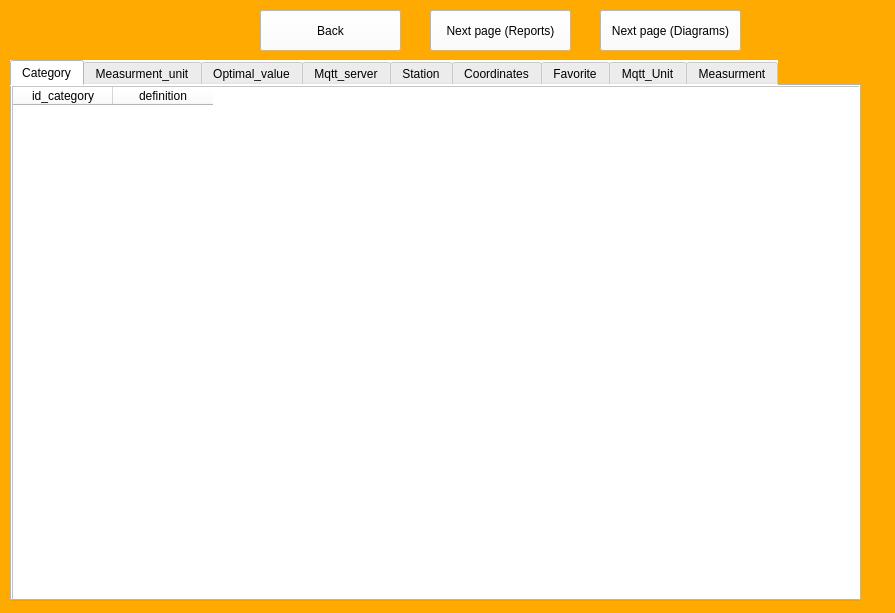
<?xml version="1.0" encoding="UTF-8"?>
<ui version="4.0">
 <class>MainWindow</class>
 <widget class="QMainWindow" name="MainWindow">
  <property name="geometry">
   <rect>
    <x>0</x>
    <y>0</y>
    <width>895</width>
    <height>613</height>
   </rect>
  </property>
  <property name="windowTitle">
   <string>*Congratulations Main Window*</string>
  </property>
  <property name="styleSheet">
   <string notr="true">background-color: rgb(255, 170, 0);</string>
  </property>
  <widget class="QWidget" name="centralwidget">
   <widget class="QPushButton" name="Back">
    <property name="geometry">
     <rect>
      <x>260</x>
      <y>10</y>
      <width>141</width>
      <height>41</height>
     </rect>
    </property>
    <property name="styleSheet">
     <string notr="true">background-color: rgb(255, 255, 255);</string>
    </property>
    <property name="text">
     <string>Back</string>
    </property>
   </widget>
   <widget class="QTabWidget" name="tabWidget">
    <property name="geometry">
     <rect>
      <x>10</x>
      <y>60</y>
      <width>851</width>
      <height>541</height>
     </rect>
    </property>
    <property name="styleSheet">
     <string notr="true">background-color: rgb(255, 255, 255);</string>
    </property>
    <property name="currentIndex">
     <number>0</number>
    </property>
    <widget class="QWidget" name="Category">
     <attribute name="title">
      <string>Category</string>
     </attribute>
     <widget class="QTableWidget" name="table_Category">
      <property name="geometry">
       <rect>
        <x>0</x>
        <y>0</y>
        <width>981</width>
        <height>531</height>
       </rect>
      </property>
      <property name="styleSheet">
       <string notr="true">background-color: rgb(255, 255, 255);</string>
      </property>
      <column>
       <property name="text">
        <string>id_category</string>
       </property>
      </column>
      <column>
       <property name="text">
        <string>definition</string>
       </property>
      </column>
     </widget>
    </widget>
    <widget class="QWidget" name="Measurment_unit">
     <attribute name="title">
      <string>Measurment_unit</string>
     </attribute>
     <widget class="QTableWidget" name="table_measurment_unit">
      <property name="geometry">
       <rect>
        <x>0</x>
        <y>-10</y>
        <width>981</width>
        <height>541</height>
       </rect>
      </property>
      <property name="styleSheet">
       <string notr="true">background-color: rgb(255, 255, 255);</string>
      </property>
      <attribute name="horizontalHeaderDefaultSectionSize">
       <number>131</number>
      </attribute>
      <column>
       <property name="text">
        <string>id_measured_unit</string>
       </property>
      </column>
      <column>
       <property name="text">
        <string>title</string>
       </property>
      </column>
      <column>
       <property name="text">
        <string>unit</string>
       </property>
      </column>
     </widget>
    </widget>
    <widget class="QWidget" name="Optimal_value">
     <attribute name="title">
      <string>Optimal_value</string>
     </attribute>
     <widget class="QTableWidget" name="table_Optimal_value">
      <property name="geometry">
       <rect>
        <x>0</x>
        <y>0</y>
        <width>981</width>
        <height>531</height>
       </rect>
      </property>
      <attribute name="horizontalHeaderDefaultSectionSize">
       <number>135</number>
      </attribute>
      <column>
       <property name="text">
        <string>id_category</string>
       </property>
      </column>
      <column>
       <property name="text">
        <string>id_measured_unit</string>
       </property>
      </column>
      <column>
       <property name="text">
        <string>bottom_border</string>
       </property>
      </column>
      <column>
       <property name="text">
        <string>upper_border</string>
       </property>
      </column>
     </widget>
    </widget>
    <widget class="QWidget" name="MQTT_Server">
     <attribute name="title">
      <string>Mqtt_server</string>
     </attribute>
     <widget class="QTableWidget" name="table_MQTT_Server">
      <property name="geometry">
       <rect>
        <x>0</x>
        <y>0</y>
        <width>981</width>
        <height>531</height>
       </rect>
      </property>
      <column>
       <property name="text">
        <string>id_server</string>
       </property>
      </column>
      <column>
       <property name="text">
        <string>url</string>
       </property>
      </column>
      <column>
       <property name="text">
        <string>status</string>
       </property>
      </column>
     </widget>
    </widget>
    <widget class="QWidget" name="Station">
     <attribute name="title">
      <string>Station</string>
     </attribute>
     <widget class="QTableWidget" name="table_Station">
      <property name="geometry">
       <rect>
        <x>0</x>
        <y>0</y>
        <width>981</width>
        <height>531</height>
       </rect>
      </property>
      <property name="styleSheet">
       <string notr="true">background-color: rgb(255, 255, 255);</string>
      </property>
      <column>
       <property name="text">
        <string>id_station</string>
       </property>
      </column>
      <column>
       <property name="text">
        <string>city</string>
       </property>
      </column>
      <column>
       <property name="text">
        <string>name_st</string>
       </property>
      </column>
      <column>
       <property name="text">
        <string>status</string>
       </property>
      </column>
      <column>
       <property name="text">
        <string>id_saveecobot</string>
       </property>
      </column>
      <column>
       <property name="text">
        <string>id_server</string>
       </property>
      </column>
     </widget>
    </widget>
    <widget class="QWidget" name="Coordinates">
     <attribute name="title">
      <string>Coordinates</string>
     </attribute>
     <widget class="QTableWidget" name="table_Coordinates">
      <property name="geometry">
       <rect>
        <x>0</x>
        <y>0</y>
        <width>981</width>
        <height>531</height>
       </rect>
      </property>
      <property name="styleSheet">
       <string notr="true">background-color: rgb(255, 255, 255);</string>
      </property>
      <column>
       <property name="text">
        <string>id_station</string>
       </property>
      </column>
      <column>
       <property name="text">
        <string>longitude</string>
       </property>
      </column>
      <column>
       <property name="text">
        <string>latitude</string>
       </property>
      </column>
     </widget>
    </widget>
    <widget class="QWidget" name="Favorite_station">
     <attribute name="title">
      <string>Favorite</string>
     </attribute>
     <widget class="QTableWidget" name="table_Favorite">
      <property name="geometry">
       <rect>
        <x>0</x>
        <y>0</y>
        <width>981</width>
        <height>531</height>
       </rect>
      </property>
      <property name="styleSheet">
       <string notr="true">background-color: rgb(255, 255, 255);</string>
      </property>
      <column>
       <property name="text">
        <string>id_station</string>
       </property>
      </column>
      <column>
       <property name="text">
        <string>user_name</string>
       </property>
      </column>
     </widget>
    </widget>
    <widget class="QWidget" name="MQTT_Unit">
     <attribute name="title">
      <string>Mqtt_Unit</string>
     </attribute>
     <widget class="QTableWidget" name="table_MQTT_Unit">
      <property name="geometry">
       <rect>
        <x>0</x>
        <y>0</y>
        <width>831</width>
        <height>511</height>
       </rect>
      </property>
      <property name="minimumSize">
       <size>
        <width>831</width>
        <height>481</height>
       </size>
      </property>
      <property name="maximumSize">
       <size>
        <width>831</width>
        <height>16777215</height>
       </size>
      </property>
      <property name="toolTip">
       <string>&lt;html&gt;&lt;head/&gt;&lt;body&gt;&lt;p align=&quot;center&quot;&gt;&lt;span style=&quot; font-size:10pt;&quot;&gt;&lt;br/&gt;&lt;/span&gt;&lt;/p&gt;&lt;/body&gt;&lt;/html&gt;</string>
      </property>
      <property name="whatsThis">
       <string>&lt;html&gt;&lt;head/&gt;&lt;body&gt;&lt;p align=&quot;center&quot;&gt;&lt;span style=&quot; font-size:12pt;&quot;&gt;&lt;br/&gt;&lt;/span&gt;&lt;/p&gt;&lt;/body&gt;&lt;/html&gt;</string>
      </property>
      <property name="styleSheet">
       <string notr="true">background-color: rgb(255, 255, 255);</string>
      </property>
      <attribute name="horizontalHeaderDefaultSectionSize">
       <number>207</number>
      </attribute>
      <column>
       <property name="text">
        <string>id_station</string>
       </property>
      </column>
      <column>
       <property name="text">
        <string>id_measured_unit</string>
       </property>
      </column>
      <column>
       <property name="text">
        <string>server_message</string>
       </property>
      </column>
      <column>
       <property name="text">
        <string>order_of_message</string>
       </property>
      </column>
     </widget>
    </widget>
    <widget class="QWidget" name="Measurment">
     <attribute name="title">
      <string>Measurment</string>
     </attribute>
     <widget class="QTableWidget" name="table_Measurment">
      <property name="geometry">
       <rect>
        <x>0</x>
        <y>0</y>
        <width>841</width>
        <height>521</height>
       </rect>
      </property>
      <property name="styleSheet">
       <string notr="true">background-color: rgb(255, 255, 255);</string>
      </property>
      <attribute name="horizontalHeaderDefaultSectionSize">
       <number>168</number>
      </attribute>
      <column>
       <property name="text">
        <string>id_measurment</string>
       </property>
       <property name="textAlignment">
        <set>AlignCenter</set>
       </property>
      </column>
      <column>
       <property name="text">
        <string>time_of_measurment</string>
       </property>
      </column>
      <column>
       <property name="text">
        <string>value_m</string>
       </property>
       <property name="toolTip">
        <string notr="true"/>
       </property>
       <property name="whatsThis">
        <string/>
       </property>
       <property name="font">
        <font>
         <weight>50</weight>
         <italic>false</italic>
         <bold>false</bold>
         <underline>false</underline>
         <strikeout>false</strikeout>
        </font>
       </property>
       <property name="textAlignment">
        <set>AlignCenter</set>
       </property>
      </column>
      <column>
       <property name="text">
        <string>id_station</string>
       </property>
      </column>
      <column>
       <property name="text">
        <string>id_measured_unit</string>
       </property>
      </column>
     </widget>
    </widget>
   </widget>
   <widget class="QPushButton" name="Next">
    <property name="geometry">
     <rect>
      <x>430</x>
      <y>10</y>
      <width>141</width>
      <height>41</height>
     </rect>
    </property>
    <property name="styleSheet">
     <string notr="true">background-color: rgb(255, 255, 255);</string>
    </property>
    <property name="text">
     <string>Next page (Reports)</string>
    </property>
   </widget>
   <widget class="QPushButton" name="After">
    <property name="geometry">
     <rect>
      <x>600</x>
      <y>10</y>
      <width>141</width>
      <height>41</height>
     </rect>
    </property>
    <property name="styleSheet">
     <string notr="true">background-color: rgb(255, 255, 255);</string>
    </property>
    <property name="text">
     <string>Next page (Diagrams)</string>
    </property>
   </widget>
  </widget>
 </widget>
 <resources/>
 <connections/>
</ui>
